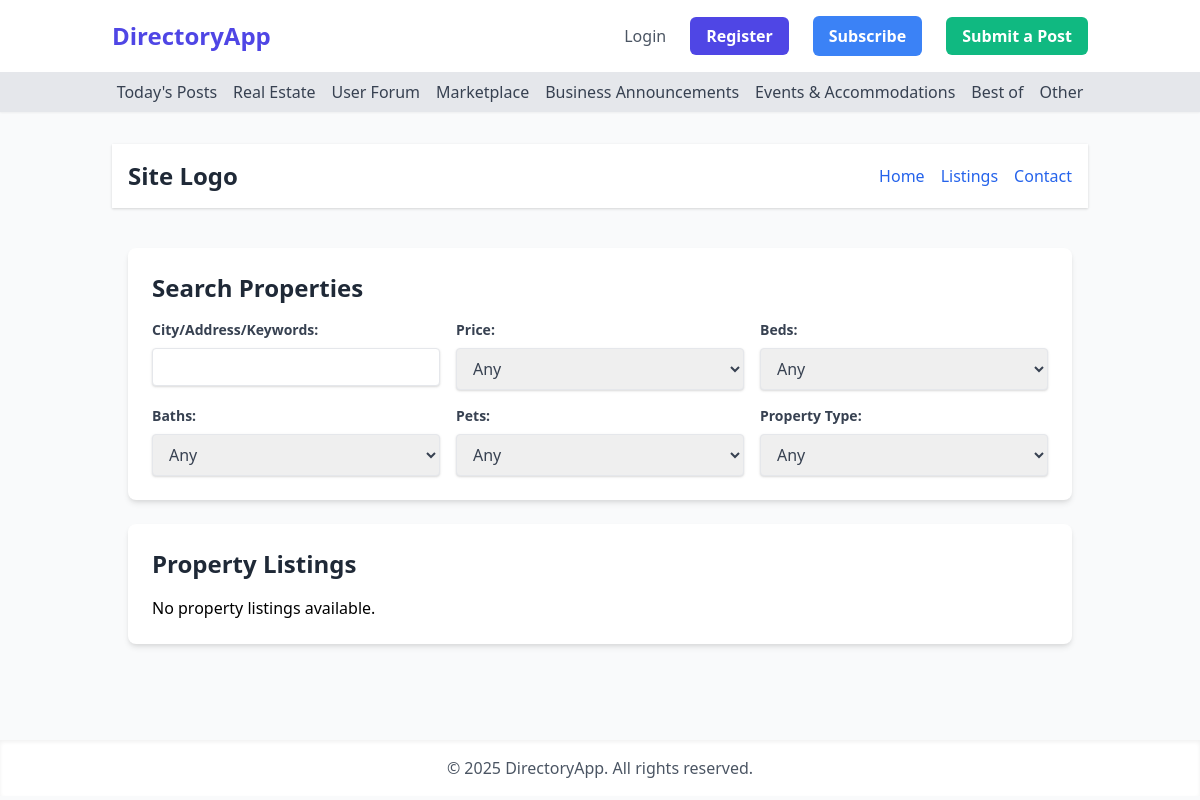
Before: /real_estate with the older database file.
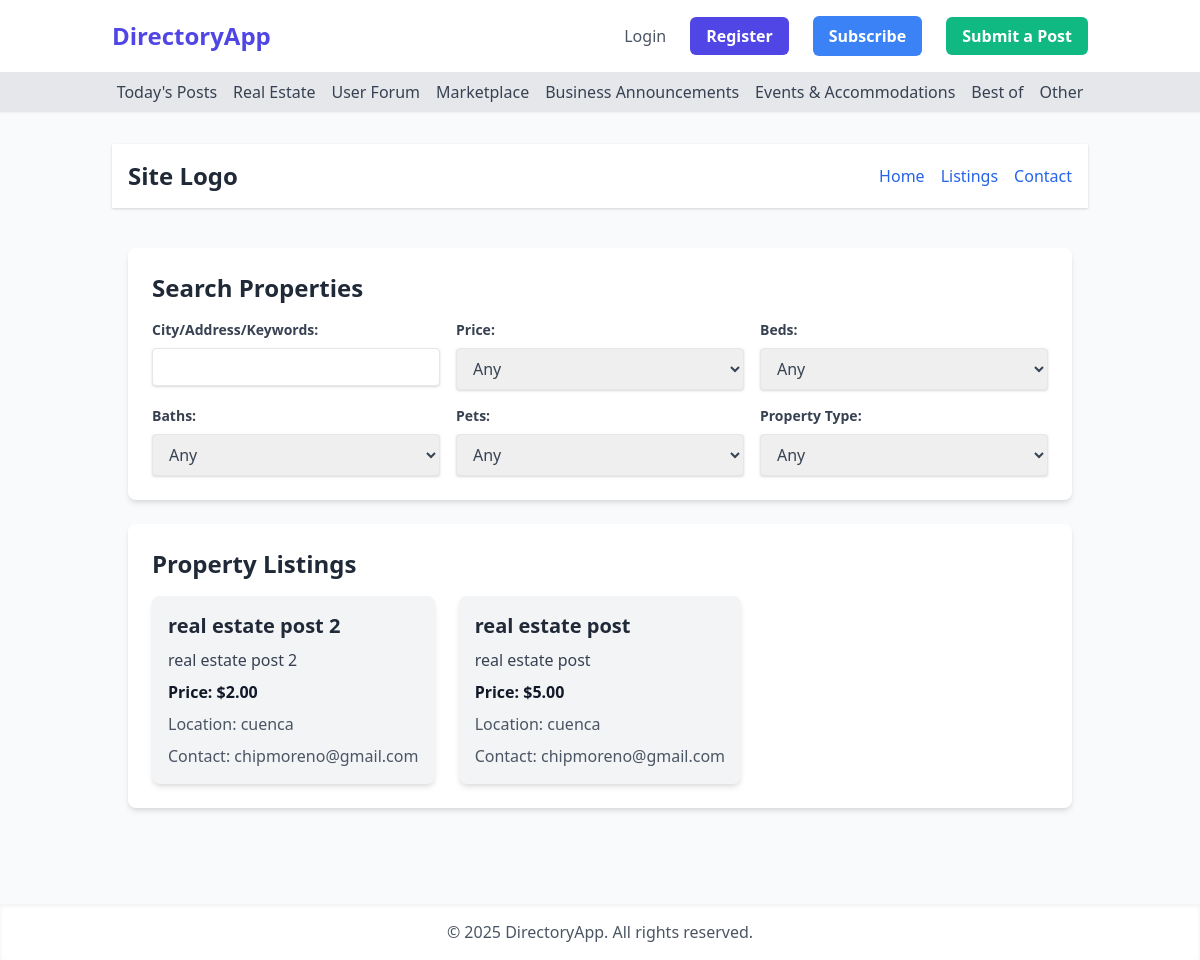
After: the same page with the newer database file.
### app/models.py (models this page shows, shortened)
class Post(db.Model):
    __tablename__ = 'posts'
    id = db.Column(db.Integer, primary_key=True)
    title = db.Column(db.String(120), nullable=False)
    description = db.Column(db.Text, nullable=False)
    price = db.Column(db.Numeric(10, 2), nullable=False)
    location = db.Column(db.String(120), nullable=False)
    contact_info = db.Column(db.Text, nullable=False)
    image_urls = db.Column(db.JSON)
    is_active = db.Column(db.Boolean, default=True)
    created_at = db.Column(db.DateTime, default=datetime.utcnow)
    user_id = db.Column(db.Integer, db.ForeignKey('users.id'), nullable=False)
    category = db.Column(db.String(50), nullable=False, default='general')

### app/main/routes.py (the view)
@main_bp.route('/real_estate')
def real_estate():
    posts = Post.query.filter_by(is_active=True, category='real_estate').order_by(Post.created_at.desc()).all()
    return render_template('real_estate.html', title='Real Estate', posts=posts)

### app/templates/real_estate.html (shortened to what this page needs)
{% extends "base.html" %}
{% block content %}
<header class="bg-white shadow p-4 mb-6">
    <div class="container mx-auto flex justify-between items-center">
        <div class="text-2xl font-bold text-gray-800">Site Logo</div>
        <nav>
            <ul class="flex space-x-4">
                <li><a href="#" class="text-blue-600 hover:underline">Home</a></li>
                <li><a href="#" class="text-blue-600 hover:underline">Listings</a></li>
                <li><a href="#" class="text-blue-600 hover:underline">Contact</a></li>
            </ul>
        </nav>
    </div>
</header>
<main class="container mx-auto p-4">
    <div id="search-container" class="bg-white p-6 rounded-lg shadow-md mb-6">
        <h2 class="text-2xl font-bold text-gray-800 mb-4">Search Properties</h2>
    </div>
    <div class="property-listings bg-white p-6 rounded-lg shadow-md">
        <h2 class="text-2xl font-bold text-gray-800 mb-4">Property Listings</h2>
        {% if posts %}
            <div class="grid grid-cols-1 md:grid-cols-2 lg:grid-cols-3 gap-6">
                {% for post in posts %}
                    <div class="bg-gray-100 p-4 rounded-lg shadow-md">
                        <h3 class="text-xl font-bold text-gray-800 mb-2">{{ post.title }}</h3>
                        <p class="text-gray-700 mb-2">{{ post.description }}</p>
                        <p class="text-gray-900 font-semibold mb-2">Price: ${{ "%.2f"|format(post.price) }}</p>
                        <p class="text-gray-600 mb-2">Location: {{ post.location }}</p>
                        <p class="text-gray-600">Contact: {{ post.contact_info }}</p>
                    </div>
                {% endfor %}
            </div>
        {% else %}
            <p>No property listings available.</p>
        {% endif %}
    </div>
</main>
{% endblock %}

### app/templates/base.html (shortened to what this page needs)
<!DOCTYPE html>
<html lang="en">
<head>
    <link href="https://cdn.jsdelivr.net/npm/tailwindcss@2.2.19/dist/tailwind.min.css" rel="stylesheet">
</head>
<body class="bg-gray-50 font-sans antialiased">
    <nav class="bg-white shadow-md">
        <div class="container mx-auto px-6 py-4">
            <div class="flex justify-between items-center">
                <a class="text-2xl font-bold text-indigo-600 hover:text-indigo-800" href="{{ url_for('main.index') }}">DirectoryApp</a>
                <div class="hidden lg:flex lg:items-center" id="navbar-collapse">
                    <ul class="flex items-center space-x-6 ml-auto">
                        {% if current_user.is_authenticated %}
                            <li><span class="text-gray-800 font-semibold">Welcome, {{ current_user.username }}</span></li>
                            <li><a class="text-gray-600 hover:text-indigo-600" href="{{ url_for('auth.logout') }}">Logout</a></li>
                        {% else %}
                            <li><a class="text-gray-600 hover:text-indigo-600" href="{{ url_for('auth.login') }}">Login</a></li>
                            <li><a class="bg-indigo-600 hover:bg-indigo-700 text-white font-bold py-2 px-4 rounded-md transition duration-300" href="{{ url_for('auth.register') }}">Register</a></li>
                        {% endif %}
                    </ul>
                    <a href="#" class="bg-blue-500 hover:bg-blue-600 text-white font-bold py-2 px-4 rounded-md transition duration-300 ml-6">
                        Subscribe
                    </a>
                    <div class="relative ml-6">
                        {% if current_user.is_authenticated %}
                        <button id="dropdown-toggle" class="bg-green-500 hover:bg-green-600 text-white font-bold py-2 px-4 rounded-md transition duration-300">
                            Submit a Post
                        </button>
                        <div id="dropdown-menu" class="absolute right-0 mt-2 w-56 bg-white rounded-md shadow-lg z-10 hidden">
                            <a href="{{ url_for('main.submit_post', category='display-ad-banner') }}" class="block px-4 py-2 text-sm text-gray-700 hover:bg-gray-100">Display ad / Banner</a>
                            <a href="{{ url_for('main.submit_post', category='article-story') }}" class="block px-4 py-2 text-sm text-gray-700 hover:bg-gray-100">Article / Story</a>
                            <a href="{{ url_for('main.submit_post', category='help-people') }}" class="block px-4 py-2 text-sm text-gray-700 hover:bg-gray-100">Help (People)</a>
                            <a href="{{ url_for('main.submit_post', category='animals') }}" class="block px-4 py-2 text-sm text-gray-700 hover:bg-gray-100">Animals</a>
                            <a href="{{ url_for('main.submit_post', category='thank-you-note') }}" class="block px-4 py-2 text-sm text-gray-700 hover:bg-gray-100">Thank you note</a>
                            <a href="{{ url_for('main.submit_post', category='lost-and-found') }}" class="block px-4 py-2 text-sm text-gray-700 hover:bg-gray-100">Lost and Found</a>
                            <a href="{{ url_for('main.submit_post', category='general-post') }}" class="block px-4 py-2 text-sm text-gray-700 hover:bg-gray-100">General Post</a>
                            <a href="{{ url_for('main.submit_post', category='questions') }}" class="block px-4 py-2 text-sm text-gray-700 hover:bg-gray-100">Questions</a>
                            <a href="{{ url_for('main.submit_post', category='looking-for') }}" class="block px-4 py-2 text-sm text-gray-700 hover:bg-gray-100">Looking for</a>
                            <a href="{{ url_for('main.submit_post', category='events-activities') }}" class="block px-4 py-2 text-sm text-gray-700 hover:bg-gray-100">Events / Activities</a>
                            <a href="{{ url_for('main.submit_post', category='items-for-sale') }}" class="block px-4 py-2 text-sm text-gray-700 hover:bg-gray-100">Items for Sale</a>
                            <a href="{{ url_for('main.submit_post', category='recommendations') }}" class="block px-4 py-2 text-sm text-gray-700 hover:bg-gray-100">Recommendations</a>
                            <a href="{{ url_for('main.submit_post', category='services') }}" class="block px-4 py-2 text-sm text-gray-700 hover:bg-gray-100">Services</a>
                            <a href="{{ url_for('main.submit_post', category='business') }}" class="block px-4 py-2 text-sm text-gray-700 hover:bg-gray-100">Business</a>
                            <a href="{{ url_for('main.submit_post', category='food-entertainment') }}" class="block px-4 py-2 text-sm text-gray-700 hover:bg-gray-100">Food / Entertainment</a>
                            <a href="{{ url_for('main.submit_post', category='real-estate') }}" class="block px-4 py-2 text-sm text-gray-700 hover:bg-gray-100">Real Estate</a>
                        </div>
                        {% else %}
                        <a href="{{ url_for('auth.login') }}" class="bg-green-500 hover:bg-green-600 text-white font-bold py-2 px-4 rounded-md transition duration-300">
                            Submit a Post
                        </a>
                        {% endif %}
                    </div>
                </div>
            </div>
        </div>
    </nav>
    <nav class="bg-gray-200 shadow-sm">
        <div class="container mx-auto px-6 py-2">
            <div class="flex justify-center items-center space-x-4">
                <a href="{{ url_for('main.todays_posts') }}" class="text-gray-700 hover:text-indigo-600 font-medium">Today's Posts</a>
                <a href="{{ url_for('main.real_estate') }}" class="text-gray-700 hover:text-indigo-600 font-medium">Real Estate</a>
                <a href="{{ url_for('main.user_forum') }}" class="text-gray-700 hover:text-indigo-600 font-medium">User Forum</a>
                <a href="{{ url_for('main.marketplace') }}" class="text-gray-700 hover:text-indigo-600 font-medium">Marketplace</a>
                <a href="{{ url_for('main.business_announcements') }}" class="text-gray-700 hover:text-indigo-600 font-medium">Business Announcements</a>
                <a href="{{ url_for('main.events_accommodations') }}" class="text-gray-700 hover:text-indigo-600 font-medium">Events & Accommodations</a>
                <a href="{{ url_for('main.best_of') }}" class="text-gray-700 hover:text-indigo-600 font-medium">Best of</a>
                <div class="relative">
                    <button id="other-dropdown-toggle" class="text-gray-700 hover:text-indigo-600 font-medium">
                        Other
                    </button>
                </div>
            </div>
        </div>
    </nav>
    <main class="container mx-auto px-6 py-8">
        {% block content %}{% endblock %}
    </main>
    <footer class="bg-white shadow-inner mt-12">
        <div class="container mx-auto px-6 py-4 text-center text-gray-600">
            <p>&copy; 2025 DirectoryApp. All rights reserved.</p>
        </div>
    </footer>
</body>
</html>

Changed rows visible on the page:
added Post: title "real estate post 2", description "real estate post 2", price "2.00", location "cuenca", contact_info "chipmoreno@gmail.com"
added Post: title "real estate post", description "real estate post", price "5.00", location "cuenca", contact_info "chipmoreno@gmail.com"
Other visible differences:
text no longer shown: "No property listings available."
